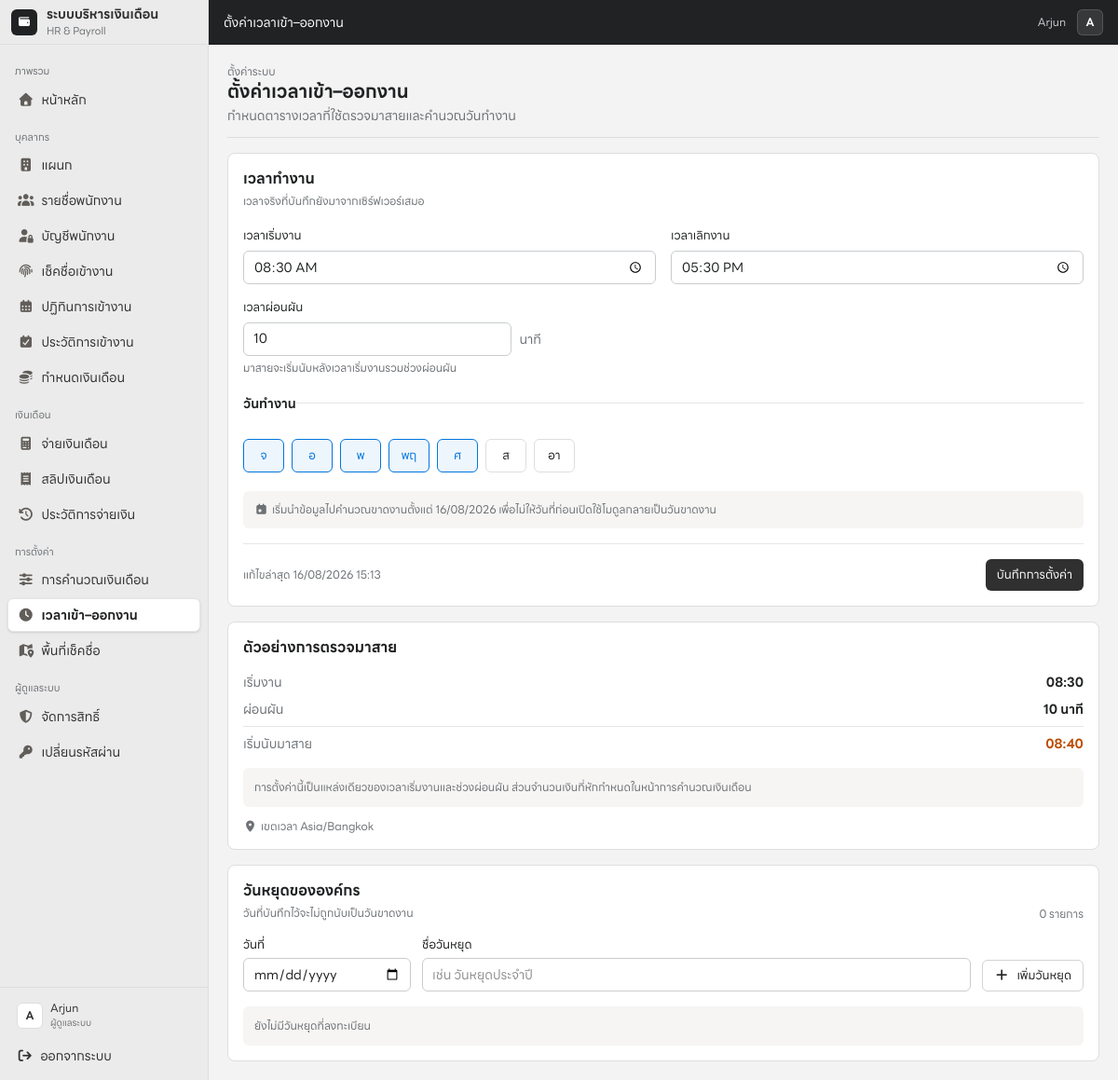
The page /settings/attendance (signed in) on the database its author committed.
### tables this page shows
CREATE TABLE IF NOT EXISTS `attendance_settings` (
  `id` tinyint(3) unsigned NOT NULL,
  `work_start` time NOT NULL DEFAULT '08:30:00',
  `work_end` time NOT NULL DEFAULT '17:30:00',
  `grace_minutes` smallint(5) unsigned NOT NULL DEFAULT 10,
  `working_days` varchar(20) NOT NULL DEFAULT '1,2,3,4,5',
  `timezone` varchar(64) NOT NULL DEFAULT 'Asia/Bangkok',
  `tracking_start_date` date DEFAULT NULL,
  `updated_by` varchar(45) DEFAULT NULL,
  `created_at` timestamp NOT NULL DEFAULT current_timestamp(),
  `updated_at` timestamp NOT NULL DEFAULT current_timestamp() ON UPDATE current_timestamp(),
  PRIMARY KEY (`id`)
);

### lib/attendance.php (called while the page is built, shortened)
<?php
function getAttendanceSettings(mysqli $connection): array
{
    $result = mysqli_query($connection, 'SELECT * FROM attendance_settings WHERE id=1 LIMIT 1');
    $settings = $result ? mysqli_fetch_assoc($result) : null;
    return $settings ?: [
        'id'=>1, 'work_start'=>'08:30:00', 'work_end'=>'17:30:00', 'grace_minutes'=>10,
        'working_days'=>'1,2,3,4,5', 'timezone'=>'Asia/Bangkok', 'tracking_start_date'=>date('Y-m-d'), 'updated_by'=>null, 'updated_at'=>null,
    ];
}

### pages/attendance_settings.php (the view, shortened to what this page needs)
<?php
require_once __DIR__ . '/../lib/db.php';
require_once __DIR__ . '/../lib/attendance.php';
$settings = getAttendanceSettings($connection);
$dayLabels = [1=>'จ',2=>'อ',3=>'พ',4=>'พฤ',5=>'ศ',6=>'ส',7=>'อา'];
$updatedLabel = $settings['updated_at'] ? date('d/m/Y H:i', strtotime($settings['updated_at'])) : 'ยังไม่เคยแก้ไข';
$escape = static fn (mixed $value): string => htmlspecialchars((string) $value, ENT_QUOTES, 'UTF-8');
$holidays = [];
?>
<div data-attendance-settings class="space-y-4">
    <header class="pb-3 border-b border-[#dedede]"><p class="text-xs font-medium text-[#6d7175]">ตั้งค่าระบบ</p><h1 class="text-lg font-semibold">ตั้งค่าเวลาเข้า–ออกงาน</h1><p class="mt-0.5 text-sm text-[#6d7175]">กำหนดตารางเวลาที่ใช้ตรวจมาสายและคำนวณวันทำงาน</p></header>
    <form method="post" action="/settings/attendance" class="grid grid-cols-1 gap-4 xl:grid-cols-[minmax(0,1fr)_320px]">
        <section class="rounded-lg border border-[#dedede] bg-white p-4 sm:p-5" aria-labelledby="workScheduleTitle"><h2 id="workScheduleTitle" class="text-sm font-bold">เวลาทำงาน</h2><p class="mt-1 text-xs text-[#6d7175]">เวลาจริงที่บันทึกยังมาจากเซิร์ฟเวอร์เสมอ</p>
            <div class="mt-5 grid grid-cols-1 gap-4 sm:grid-cols-2"><div><label for="attendanceWorkStart" class="mb-1.5 block text-sm font-medium">เวลาเริ่มงาน</label><input id="attendanceWorkStart" type="time" name="work_start" value="<?= $escape(substr((string)$settings['work_start'],0,5)) ?>" required class="min-h-10 w-full rounded-md border border-[#dedede] px-3 text-sm"></div><div><label for="attendanceWorkEnd" class="mb-1.5 block text-sm font-medium">เวลาเลิกงาน</label><input id="attendanceWorkEnd" type="time" name="work_end" value="<?= $escape(substr((string)$settings['work_end'],0,5)) ?>" required class="min-h-10 w-full rounded-md border border-[#dedede] px-3 text-sm"></div></div>
            <div class="mt-4 max-w-xs"><label for="attendanceGrace" class="mb-1.5 block text-sm font-medium">เวลาผ่อนผัน</label><div class="flex items-center gap-2"><input id="attendanceGrace" type="number" name="grace_minutes" min="0" max="180" value="<?= (int)$settings['grace_minutes'] ?>" required class="min-h-10 w-full rounded-md border border-[#dedede] px-3 text-sm"><span class="text-sm text-[#6d7175]">นาที</span></div><p class="mt-1 text-xs text-[#6d7175]">มาสายจะเริ่มนับหลังเวลาเริ่มงานรวมช่วงผ่อนผัน</p></div>
            <fieldset class="mt-5 border-t border-[#e6e6e6] pt-4"><legend class="text-sm font-bold">วันทำงาน</legend><div class="mt-3 flex flex-wrap gap-2"><?php foreach($dayLabels as $day=>$label): ?><label class="inline-flex min-h-9 min-w-11 cursor-pointer items-center justify-center rounded-md border border-[#dedede] px-3 text-sm has-[:checked]:border-[#0075de] has-[:checked]:bg-[#eef6fd] has-[:checked]:text-[#0075de]"><input type="checkbox" name="working_days[]" value="<?= $day ?>" class="sr-only" <?= in_array($day,$selectedDays,true)?'checked':'' ?>><?= $label ?></label><?php endforeach; ?></div></fieldset>
            <div class="mt-5 rounded-md bg-[#f6f5f4] p-3 text-xs text-[#6d7175]"><i class="fa-solid fa-calendar-day mr-1"></i>เริ่มนำข้อมูลไปคำนวณขาดงานตั้งแต่ <?= $escape(date('d/m/Y',strtotime((string)$settings['tracking_start_date']))) ?> เพื่อไม่ให้วันที่ก่อนเปิดใช้โมดูลกลายเป็นวันขาดงาน</div>
            <div class="mt-4 flex flex-col-reverse gap-3 border-t border-[#e6e6e6] pt-4 sm:flex-row sm:items-center sm:justify-between"><p class="text-xs text-[#6d7175]">แก้ไขล่าสุด <?= $escape($updatedLabel) ?><?= $settings['updated_by']?' โดย '.$escape($settings['updated_by']):'' ?></p><button type="submit" data-loading-text="กำลังบันทึก..." class="min-h-9 rounded-md bg-[#303030] px-3 text-sm font-medium text-white">บันทึกการตั้งค่า</button></div>
        </section>
        <aside class="rounded-lg border border-[#dedede] bg-white p-4 xl:sticky xl:top-16 xl:self-start" aria-labelledby="attendanceRulePreview"><h2 id="attendanceRulePreview" class="text-sm font-bold">ตัวอย่างการตรวจมาสาย</h2><dl class="mt-4 space-y-2 text-sm"><div class="flex justify-between"><dt class="text-[#6d7175]">เริ่มงาน</dt><dd class="font-semibold"><?= $escape(substr((string)$settings['work_start'],0,5)) ?></dd></div><div class="flex justify-between"><dt class="text-[#6d7175]">ผ่อนผัน</dt><dd class="font-semibold"><?= (int)$settings['grace_minutes'] ?> นาที</dd></div><div class="flex justify-between border-t border-[#e6e6e6] pt-2"><dt class="text-[#6d7175]">เริ่มนับมาสาย</dt><dd class="font-bold text-amber-700"><?= $escape(date('H:i',strtotime((string)$settings['work_start'].' +'.(int)$settings['grace_minutes'].' minutes'))) ?></dd></div></dl><p class="mt-4 rounded-md bg-[#f6f5f4] p-3 text-xs text-[#6d7175]">การตั้งค่านี้เป็นแหล่งเดียวของเวลาเริ่มงานและช่วงผ่อนผัน ส่วนจำนวนเงินที่หักกำหนดในหน้าการคำนวณเงินเดือน</p><p class="mt-3 text-xs text-[#6d7175]"><i class="fa-solid fa-location-dot mr-1"></i>เขตเวลา Asia/Bangkok</p></aside>
    </form>
    <section class="rounded-lg border border-[#dedede] bg-white p-4 sm:p-5" aria-labelledby="holidaySettingsTitle"><div class="flex flex-col gap-1 sm:flex-row sm:items-end sm:justify-between"><div><h2 id="holidaySettingsTitle" class="text-sm font-bold">วันหยุดขององค์กร</h2><p class="mt-1 text-xs text-[#6d7175]">วันที่บันทึกไว้จะไม่ถูกนับเป็นวันขาดงาน</p></div><span class="text-xs text-[#6d7175]"><?= count($holidays) ?> รายการ</span></div><form method="post" action="/settings/attendance" class="mt-4 grid grid-cols-1 gap-3 sm:grid-cols-[180px_minmax(0,1fr)_auto]"><input type="hidden" name="csrf_token" value="<?= $escape(attendanceCsrfToken()) ?>"><input type="hidden" name="settings_action" value="add_holiday"><div><label for="holidayDate" class="mb-1.5 block text-xs font-medium">วันที่</label><input id="holidayDate" type="date" name="holiday_date" required class="min-h-10 w-full rounded-md border border-[#dedede] px-3 text-sm"></div><div><label for="holidayName" class="mb-1.5 block text-xs font-medium">ชื่อวันหยุด</label><input id="holidayName" name="holiday_name" maxlength="160" required class="min-h-10 w-full rounded-md border border-[#dedede] px-3 text-sm" placeholder="เช่น วันหยุดประจำปี"></div><button type="submit" data-loading-text="กำลังบันทึก..." class="min-h-10 self-end rounded-md border border-[#d5d3d0] bg-white px-3 text-sm font-medium hover:bg-[#f6f5f4]"><i class="fa-solid fa-plus mr-2"></i>เพิ่มวันหยุด</button></form><?php if($holidays): ?><div class="mt-4 divide-y divide-[#e6e6e6] border-t border-[#e6e6e6]"><?php foreach($holidays as $holiday): ?><div class="flex items-center justify-between gap-3 py-2.5 text-sm"><span class="font-medium"><?= $escape($holiday['holiday_name']) ?></span><time class="text-xs text-[#6d7175]" datetime="<?= $escape($holiday['holiday_date']) ?>"><?= $escape(date('d/m/Y',strtotime($holiday['holiday_date']))) ?></time></div><?php endforeach; ?></div><?php else: ?><p class="mt-4 rounded-md bg-[#f6f5f4] p-3 text-xs text-[#6d7175]">ยังไม่มีวันหยุดที่ลงทะเบียน</p><?php endif; ?></section>
</div>

### index.php (shortened to what this page needs)
<?php
$routes = [
    '/'                     => __DIR__ . '/pages/home.php',
    '/login'                => __DIR__ . '/pages/login.php',
    '/logout'               => __DIR__ . '/pages/logout.php',
    '/department'           => __DIR__ . '/pages/department.php',
    '/department/add'       => __DIR__ . '/pages/department_add.php',
    '/department/delete'    => __DIR__ . '/pages/department_delete.php',
    '/employee'             => __DIR__ . '/pages/employee.php',
    '/employee/add'         => __DIR__ . '/pages/employee_add.php',
    '/employee/update'      => __DIR__ . '/pages/employee_update.php',
    '/employee/delete'      => __DIR__ . '/pages/employee_delete.php',
    '/employee/setsalary'   => __DIR__ . '/pages/employee_setsalary.php',
    '/employee/payment'     => __DIR__ . '/pages/employee_payment.php',
    '/employee/payslip'     => __DIR__ . '/pages/employee_payslip.php',
    '/employee/payhistory'  => __DIR__ . '/pages/employee_payhistory.php',
    '/employee/accounts'    => __DIR__ . '/pages/employee_accounts.php',
    '/attendance'           => __DIR__ . '/pages/attendance.php',
    '/attendance/calendar'  => __DIR__ . '/pages/attendance_calendar.php',
    '/attendance/history'   => __DIR__ . '/pages/attendance_history.php',
    '/settings/payroll'     => __DIR__ . '/pages/payroll_settings.php',
    '/settings/attendance'  => __DIR__ . '/pages/attendance_settings.php',
    '/settings/attendance/location' => __DIR__ . '/pages/attendance_location_settings.php',
    '/admin/accounts'       => __DIR__ . '/pages/admin_accounts.php',
    '/admin/accounts/delete'=> __DIR__ . '/pages/admin_accounts_delete.php',
    '/admin/password'       => __DIR__ . '/pages/admin_password.php',
    '/me'                   => __DIR__ . '/pages/me.php',
    '/me/attendance'        => __DIR__ . '/pages/me_attendance.php',
    '/me/payhistory'        => __DIR__ . '/pages/me_payhistory.php',
    '/me/password'          => __DIR__ . '/pages/me_password.php',
];
$path = parse_url($_SERVER['REQUEST_URI'], PHP_URL_PATH);
$path = rtrim($path, '/');
foreach ($routes as $route => $file) {
    if ($path === $route) {
        require $file;
        require __DIR__ . '/layouts/app.php';
        exit;
    }
}
require __DIR__ . '/layouts/app.php';

### layouts/app.php (style rules this page uses)
body { font-family: 'LINESeedSansTH', ui-sans-serif, system-ui, -apple-system, BlinkMacSystemFont, 'Segoe UI', Roboto, 'Helvetica Neue', Arial, sans-serif !important; }
main form input:not([type="radio"]):not([type="checkbox"]):not([type="hidden"]), main form select, main form textarea { max-width: 100%; min-height: 44px; padding: 8px 12px; border-radius: 7px; font-family: inherit; }
main form button[type="submit"] { min-height: 44px; }

### rows shown on the page
attendance_settings: work_start "08:30", work_end "17:30", grace_minutes "10", tracking_start_date "16/08/2026", updated_at "16/08/2026 15:13", work_start+grace_minutes "08:40"

### other values the page prints
$currentSection "ภาพรวม"
$item['label'] "หน้าหลัก"
$currentSection "บุคลากร"
$item['label'] "แผนก"
$item['label'] "รายชื่อพนักงาน"
$item['label'] "บัญชีพนักงาน"
$item['label'] "เช็คชื่อเข้างาน"
$item['label'] "ปฏิทินการเข้างาน"
$item['label'] "ประวัติการเข้างาน"
$item['label'] "กำหนดเงินเดือน"
$currentSection "เงินเดือน"
$item['label'] "จ่ายเงินเดือน"
$item['label'] "สลิปเงินเดือน"
$item['label'] "ประวัติการจ่ายเงิน"
$currentSection "การตั้งค่า"
